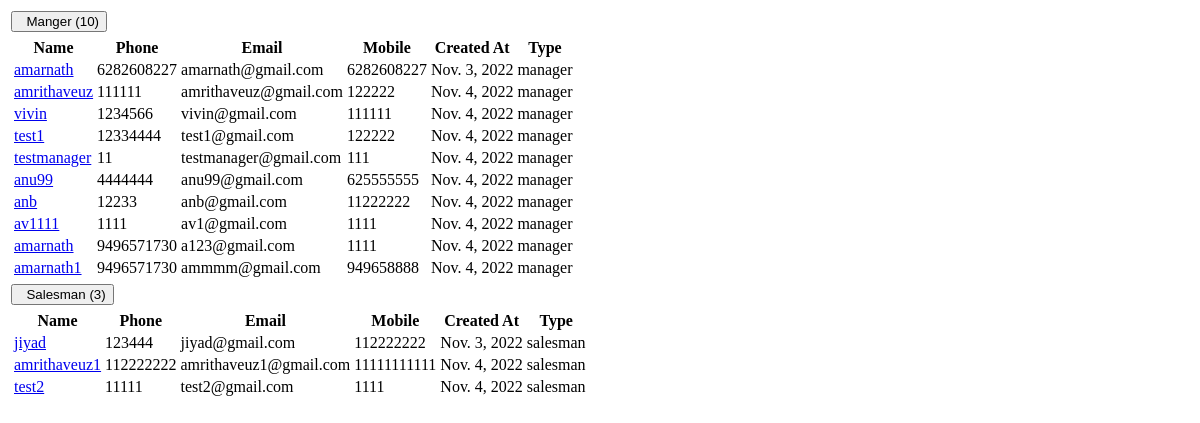
The page /user_type_group_by_action on the database as committed earlier.
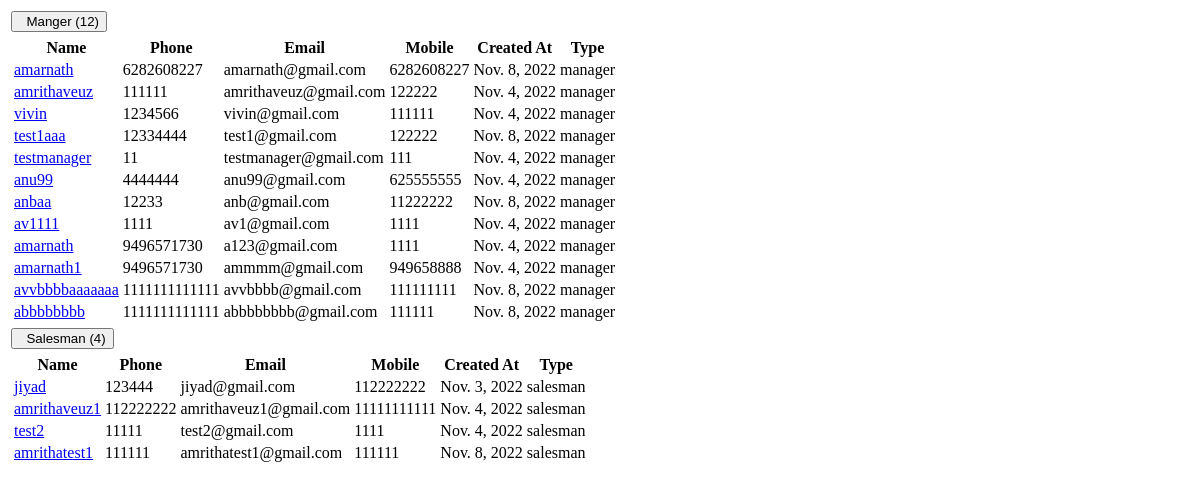
The same page on the database as committed later.
### super_admin/models.py (models this page shows)
class common(models.Model):  # COMM0N
    dt = models.DateField(auto_now=True)
    tm = models.TimeField(auto_now=True)
    updated = models.DateTimeField(default=timezone.now)
    status = models.CharField(max_length=255, null=True)
    class Meta:
        abstract = True

class user_Details(common):
    auth_user = models.ForeignKey(User,on_delete=models.CASCADE,related_name="auth_user_login_id", null=True)
    name = models.CharField(max_length=255,null=True)
    phone = models.CharField(max_length=255,null=True)
    email = models.EmailField(null=True)
    mobile = models.CharField(max_length=255,null=True)
    emp_id = models.CharField(max_length=255,null=True)
    address1 = models.CharField(max_length=255,null=True)
    address2 = models.CharField(max_length=255,null=True)
    city = models.CharField(max_length=255,null=True)
    state = models.CharField(max_length=255,null=True)
    country = models.CharField(max_length=255,null=True)
    zip = models.CharField(max_length=255,null=True)
    password_geration_type = models.CharField(max_length=255,choices=password_generate_option,null=True)
    user_type = models.CharField(max_length=255,choices=login_user_type,null=True)
    atatchment = models.FileField(upload_to="user_image",null=True)
    created_by = models.ForeignKey(User,on_delete=models.CASCADE,related_name="added_by_user_id", null=True)
    plot_list_view = models.CharField(max_length=255,null=True)
    price_visibility = models.IntegerField(null=True,default=1)
    property_access =  models.CharField(max_length=255,choices=property_access_option,null=True)

### super_admin/views.py (the view)
# urls.py: path('user_type_group_by_action',views.user_type_group_by_action,name='user_type_group_by_action'),
def user_type_group_by_action(request):
    status = request.GET.get("status")
    data_total_salesman = user_Details.objects.filter(user_type='salesman')
    data_total_manager  = user_Details.objects.filter(user_type='manager')
    context = {
        'data_total_salesman':data_total_salesman,
        'data_total_manager':data_total_manager
    }
    return render(request,'super_admin/user_type_group_by_action.html',context)

### super_admin/templates/super_admin/user_type_group_by_action.html (shortened to what this page needs)
	<div class="col-md-12">
    	<div class="panel panel-default">
        <div class="panel-body">
					<table class="table table-condensed table-striped">
    <tbody>
        <tr data-toggle="collapse" data-target="#demo1" class="accordion-toggle">
           <td><button class="btn btn-default btn-xs">&nbsp;&nbsp;Manger ({{data_total_manager|length}})</button></td>
            <td></td>
            <td></td>
            <td></td>
            <td></td>
          	<td></td>
        </tr>
        <tr>
            <td colspan="12" class="hiddenRow">
							<div class="accordian-body collapse" id="demo1">
              <table class="table table-striped">
                      <thead>
                        <tr class="info">
													<th>Name</th>
													<th>Phone</th>
													<th>Email</th>
													<th>Mobile</th>
													<th>Created At</th>
													<th>Type</th>
												</tr>
											</thead>
											<tbody>
												{% for i in data_total_manager %}
                        <tr data-toggle="collapse"  class="accordion-toggle" data-target="#demo10">
													<td> <a href="user_edit?id={{i.id}}">{{i.name}}</a></td>
													<td>{{i.phone}}</td>
													<td>{{i.email}}</td>
													<td> {{i.mobile}}</td>
													<td> {{i.dt}}</td>
													<td>
													{{i.user_type}}
													</td>
												</tr>
                                                {% endfor %}
                      </tbody>
               	</table>
              </div>
          </td>
        </tr>
        <tr data-toggle="collapse" data-target="#demo2" class="accordion-toggle">
            <td><button class="btn btn-default btn-xs">&nbsp;&nbsp;Salesman ({{data_total_salesman|length}})</button></td>
             <td></td>
             <td></td>
             <td></td>
             <td></td>
               <td></td>
         </tr>
         <tr>
             <td colspan="12" class="hiddenRow">
                             <div class="accordian-body collapse" id="demo2">
                                <table class="table table-striped">
                                    <thead>
                                      <tr class="info">
                                                                  <th>Name</th>
                                                                  <th>Phone</th>
                                                                  <th>Email</th>
                                                                  <th>Mobile</th>
                                                                  <th>Created At</th>
                                                                  <th>Type</th>
                                                              </tr>
                                                          </thead>
                                                          <tbody>
                                                              {% for i in data_total_salesman %}
                                      <tr data-toggle="collapse"  class="accordion-toggle" data-target="#demo10">
                                                                  <td> <a href="user_edit?id={{i.id}}">{{i.name}}</a></td>
                                                                  <td>{{i.phone}}</td>
                                                                  <td>{{i.email}}</td>
                                                                  <td> {{i.mobile}}</td>
                                                                  <td> {{i.dt}}</td>
                                                                  <td>
                                                                  {{i.user_type}}
                                                                  </td>
                                                              </tr>
                                                              {% endfor %}
                                    </tbody>
                                 </table>
               </div>
           </td>
         </tr>
    </tbody>
</table>
            </div>
          </div>
      </div>

Rows that differ between the two databases and show on the page:
changed user_Details "amarnath@gmail.com": dt "Nov. 3, 2022" → "Nov. 8, 2022"
changed user_Details "test1@gmail.com": name "test1" → "test1aaa"; dt "Nov. 4, 2022" → "Nov. 8, 2022"
changed user_Details "anb@gmail.com": name "anb" → "anbaa"; dt "Nov. 4, 2022" → "Nov. 8, 2022"
added user_Details: name "avvbbbbaaaaaaa", phone "1111111111111", email "avvbbbb@gmail.com", mobile "111111111", dt "Nov. 8, 2022", user_type "manager"
added user_Details: name "abbbbbbbb", phone "1111111111111", email "abbbbbbbb@gmail.com", mobile "111111", dt "Nov. 8, 2022", user_type "manager"
added user_Details: name "amrithatest1", phone "111111", email "amrithatest1@gmail.com", mobile "111111", dt "Nov. 8, 2022", user_type "salesman"
Other text that changed with them:
{{ data_total_manager|length }}: "10" → "12"
{{ data_total_salesman|length }}: "3" → "4"
